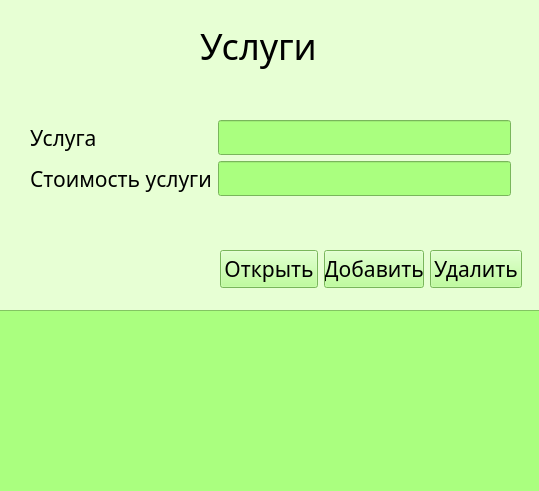
<?xml version="1.0" encoding="UTF-8"?>
<ui version="4.0">
 <class>Form</class>
 <widget class="QWidget" name="Form">
  <property name="geometry">
   <rect>
    <x>0</x>
    <y>0</y>
    <width>539</width>
    <height>491</height>
   </rect>
  </property>
  <property name="windowTitle">
   <string>Uslugi</string>
  </property>
  <property name="styleSheet">
   <string notr="true">background-color: rgb(231, 255, 212);
</string>
  </property>
  <widget class="QLabel" name="label_uslugi">
   <property name="geometry">
    <rect>
     <x>200</x>
     <y>20</y>
     <width>241</width>
     <height>51</height>
    </rect>
   </property>
   <property name="font">
    <font>
     <family>Cascadia Mono Light</family>
     <pointsize>27</pointsize>
     <weight>50</weight>
     <italic>false</italic>
     <bold>false</bold>
     <kerning>true</kerning>
    </font>
   </property>
   <property name="styleSheet">
    <string notr="true"/>
   </property>
   <property name="text">
    <string>Услуги</string>
   </property>
  </widget>
  <widget class="QTableWidget" name="tableWidget_usl">
   <property name="geometry">
    <rect>
     <x>-10</x>
     <y>310</y>
     <width>551</width>
     <height>192</height>
    </rect>
   </property>
   <property name="styleSheet">
    <string notr="true">background-color: rgb(170, 255, 127);</string>
   </property>
  </widget>
  <widget class="QWidget" name="layoutWidget">
   <property name="geometry">
    <rect>
     <x>220</x>
     <y>250</y>
     <width>302</width>
     <height>38</height>
    </rect>
   </property>
   <layout class="QHBoxLayout" name="horizontalLayout">
    <item>
     <widget class="QPushButton" name="pushButton_open">
      <property name="font">
       <font>
        <family>Cascadia Mono Light</family>
        <pointsize>16</pointsize>
       </font>
      </property>
      <property name="styleSheet">
       <string notr="true">background-color: rgb(170, 255, 127);</string>
      </property>
      <property name="text">
       <string>Открыть</string>
      </property>
     </widget>
    </item>
    <item>
     <widget class="QPushButton" name="pushButton_insert">
      <property name="font">
       <font>
        <family>Cascadia Mono Light</family>
        <pointsize>16</pointsize>
       </font>
      </property>
      <property name="styleSheet">
       <string notr="true">background-color: rgb(170, 255, 127);</string>
      </property>
      <property name="text">
       <string>Добавить</string>
      </property>
     </widget>
    </item>
    <item>
     <widget class="QPushButton" name="pushButton_delete">
      <property name="font">
       <font>
        <family>Cascadia Mono Light</family>
        <pointsize>16</pointsize>
       </font>
      </property>
      <property name="styleSheet">
       <string notr="true">background-color: rgb(170, 255, 127);</string>
      </property>
      <property name="text">
       <string>Удалить</string>
      </property>
     </widget>
    </item>
   </layout>
  </widget>
  <widget class="QWidget" name="layoutWidget">
   <property name="geometry">
    <rect>
     <x>30</x>
     <y>120</y>
     <width>481</width>
     <height>76</height>
    </rect>
   </property>
   <layout class="QFormLayout" name="formLayout">
    <item row="0" column="0">
     <widget class="QLabel" name="label_uslugi_2">
      <property name="font">
       <font>
        <family>Cascadia Mono Light</family>
        <pointsize>16</pointsize>
       </font>
      </property>
      <property name="text">
       <string>Услуга</string>
      </property>
     </widget>
    </item>
    <item row="1" column="0">
     <widget class="QLabel" name="label_stoimUsl">
      <property name="font">
       <font>
        <family>Cascadia Mono Light</family>
        <pointsize>16</pointsize>
       </font>
      </property>
      <property name="text">
       <string>Стоимость услуги</string>
      </property>
     </widget>
    </item>
    <item row="1" column="1">
     <widget class="QLineEdit" name="lineEdit_stoimUsl">
      <property name="font">
       <font>
        <family>Cascadia Mono Light</family>
        <pointsize>16</pointsize>
       </font>
      </property>
      <property name="styleSheet">
       <string notr="true">background-color: rgb(170, 255, 127);</string>
      </property>
     </widget>
    </item>
    <item row="0" column="1">
     <widget class="QLineEdit" name="lineEdit_usluga">
      <property name="font">
       <font>
        <family>Cascadia Mono Light</family>
        <pointsize>16</pointsize>
       </font>
      </property>
      <property name="styleSheet">
       <string notr="true">background-color: rgb(170, 255, 127);</string>
      </property>
     </widget>
    </item>
   </layout>
  </widget>
 </widget>
 <resources/>
 <connections/>
</ui>
